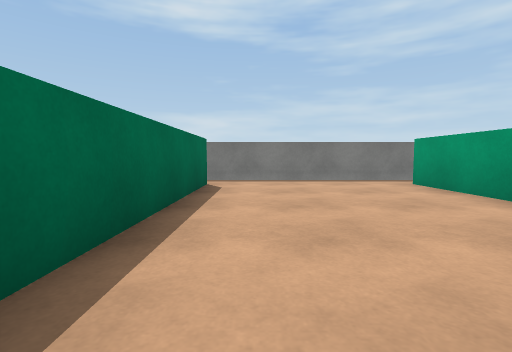
view 1 (above)

24 first-person views from a walk through a 3-D level made in the Unity game engine. The camera is 0.63 m above the floor, tilts 4° down and sees 85° across. The floor is counted in squares, 1 m on a side. Each view is taken from the middle of a square. On the plan, view 1 faces up. The plan holds only what a view shows up to about 9 squares ahead; the rest is blank. The place goes on beyond the plan. Surface patterns are stand-ins for the level's own textures.

view 2
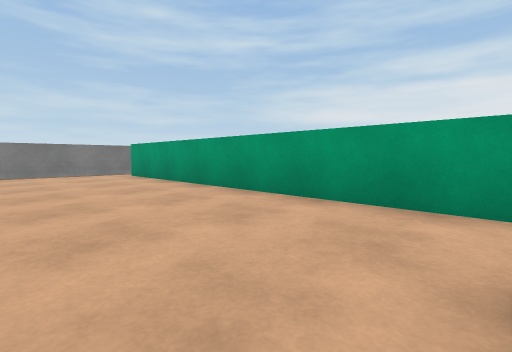

view 3
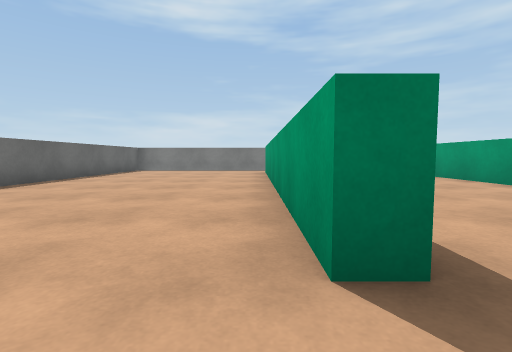

view 4
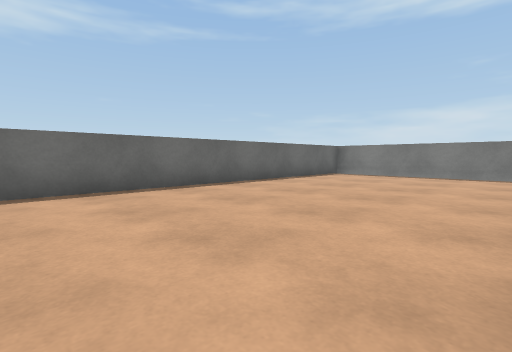

view 5
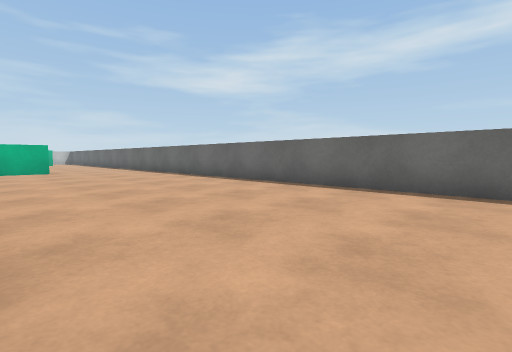

view 6
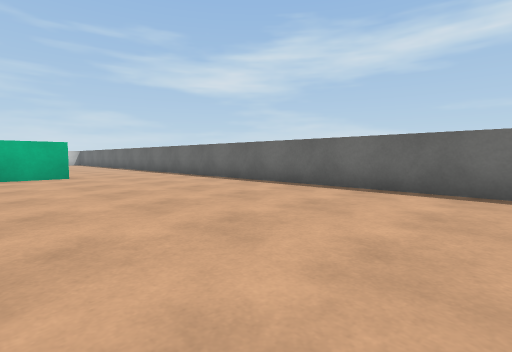

view 7
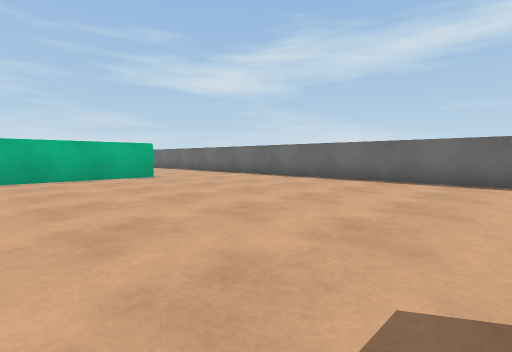

view 8
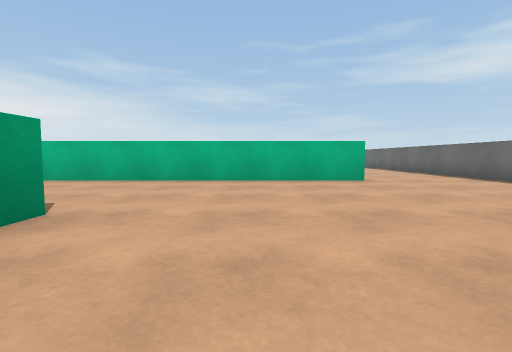

view 9
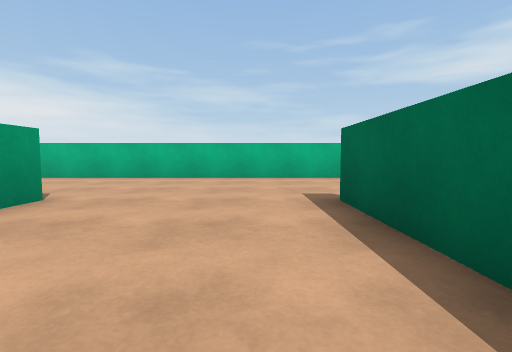

view 10
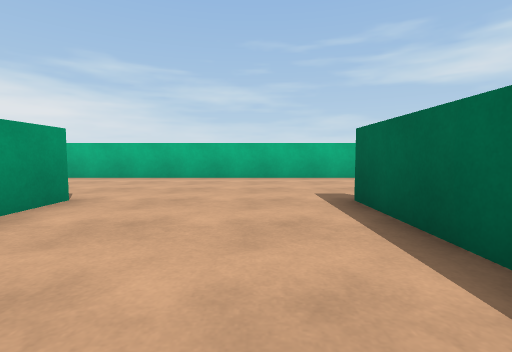

view 11
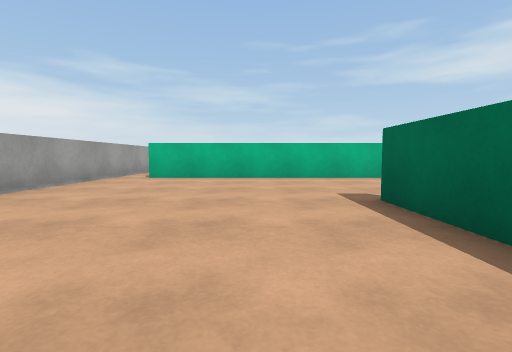

view 12
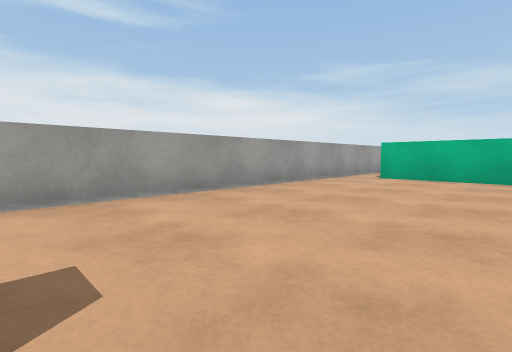

view 13
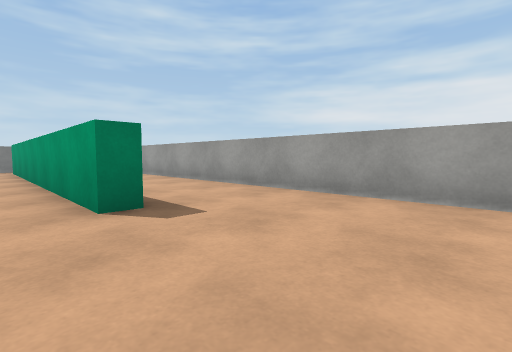

view 14
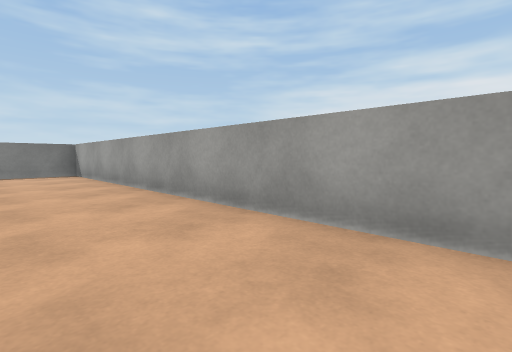

view 15
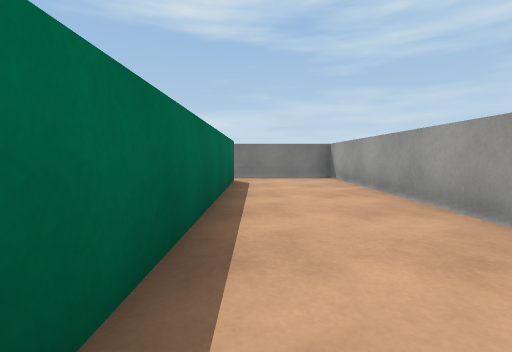

view 16
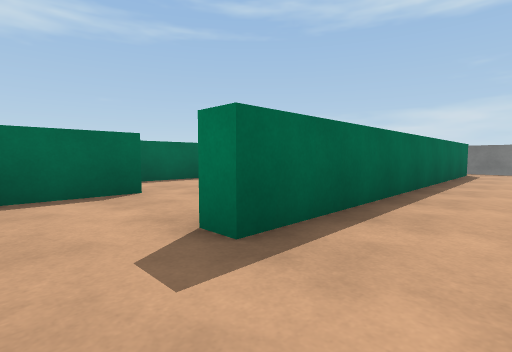

view 17
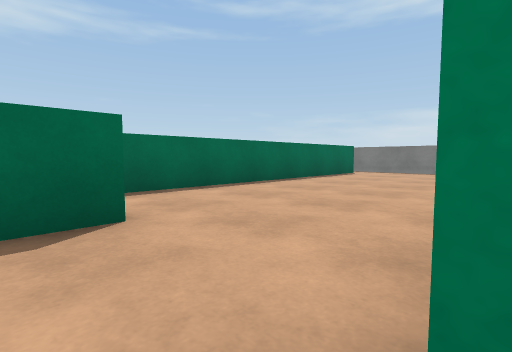

view 18
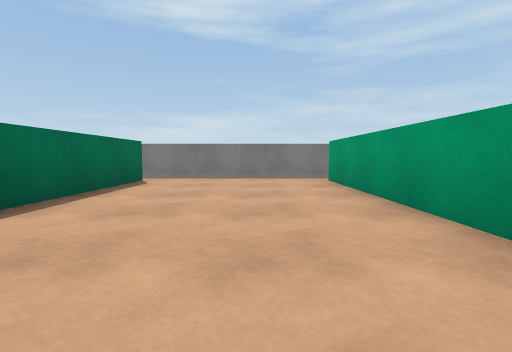

view 19
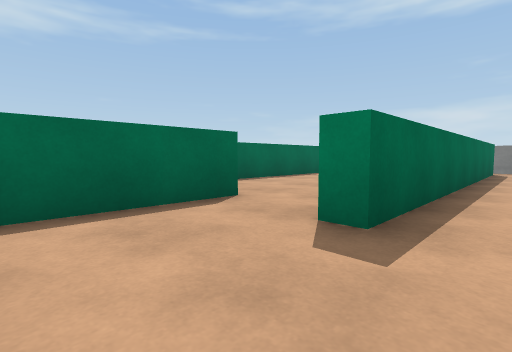

view 20
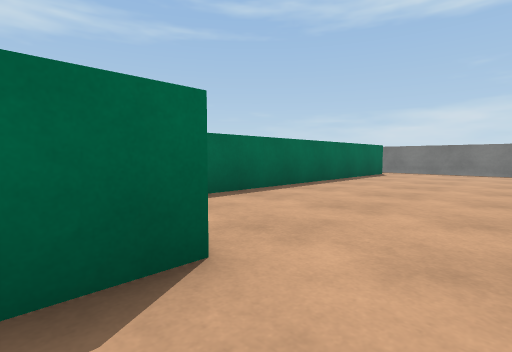

view 21
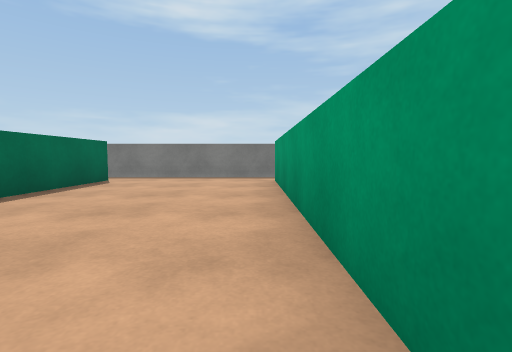

view 22
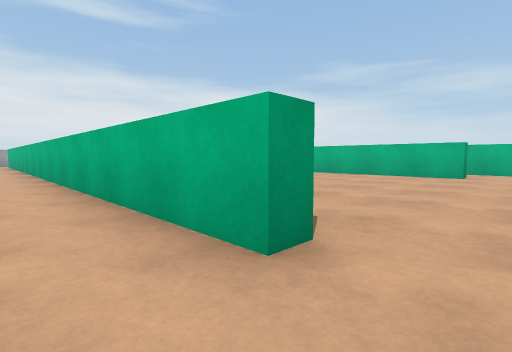

view 23
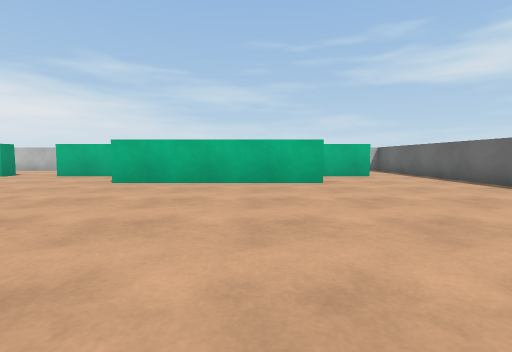

view 24
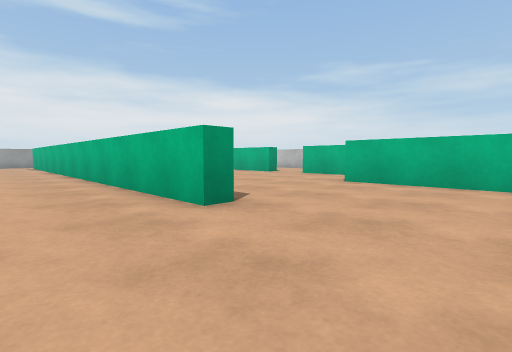

### Floor plan
Ten units are one square. View 1 is at (0, 0); x grows to the right and y downward. Boxes are objects, and circles mark ways between rooms. Rooms are numbered by the first view taken in them; rooms with no view inside come last. Other rooms are left out.
<svg viewBox="-79 -82 257 318">
<path fill="none" stroke="#000" d="M-11 -64 -11 -11M36 -77 -6 -77M36 29 36 -64M61 80 61 72M13 80 13 74M18 52 18 80M107 80 107 69M10 166 10 160 88 160M66 29 66 80M-10 36 -16 36 -16 -39M-38 129 -38 123 162 123M90 26 90 36 85 36M112 29 112 80M25 229 44 229M-36 211 -36 206 15 206M173 131 173 -77 136 -77M-74 198 -74 231M-58 229 -41 229M-6 -77 -51 -77M-74 -55 -74 141M144 -62 144 36 139 36 139 26M90 -64 90 26M136 -77 86 -77M139 26 139 -64M41 -64 41 12M85 5 85 -64M86 -77 36 -77"/>
<circle cx="-10" cy="-70" r="3" fill="#2a7"/>
<circle cx="30" cy="30" r="3" fill="#2a7"/>
<circle cx="5" cy="30" r="3" fill="#2a7"/>
<circle cx="40" cy="-70" r="3" fill="#2a7"/>
<circle cx="100" cy="30" r="3" fill="#2a7"/>
<circle cx="125" cy="30" r="3" fill="#2a7"/>
<circle cx="140" cy="-70" r="3" fill="#2a7"/>
<circle cx="75" cy="30" r="3" fill="#2a7"/>
<circle cx="90" cy="-70" r="3" fill="#2a7"/>
<text x="10" y="-30">1</text>
<text x="40" y="100">2</text>
<text x="110" y="-30">3</text>
<text x="60" y="-30">4</text>
</svg>
Room 1 opens to room 2. Room 1 opens to room 4. Room 2 opens to room 3. Room 2 opens to room 4. Room 3 opens to room 4.

Where each view was taken, in squares from view 1:
view 1: 0 up, 0 right, facing up
view 2: 3 down, 0 right, facing up-right
view 3: 5 down, 2 left, facing up
view 4: 2 down, 2 left, facing up-left
view 5: 0 up, 2 left, facing down-left
view 6: 3 down, 2 left, facing down-left
view 7: 4 down, 0 right, facing down-left
view 8: 5 down, 1 left, facing down
view 9: 4 down, 3 right, facing down
view 10: 4 down, 8 right, facing down
view 11: 4 down, 13 right, facing down
view 12: 4 down, 13 right, facing down-right
view 13: 7 down, 13 right, facing up-right
view 14: 3 down, 15 right, facing up-right
view 15: 1 down, 15 right, facing up
view 16: 5 down, 16 right, facing up-left
view 17: 4 down, 14 right, facing up-left
view 18: 1 down, 12 right, facing up
view 19: 6 down, 10 right, facing up-left
view 20: 4 down, 8 right, facing up-left
view 21: 1 down, 8 right, facing up
view 22: 11 down, 5 left, facing down-right
view 23: 14 down, 2 left, facing down
view 24: 14 down, 2 left, facing down-right
